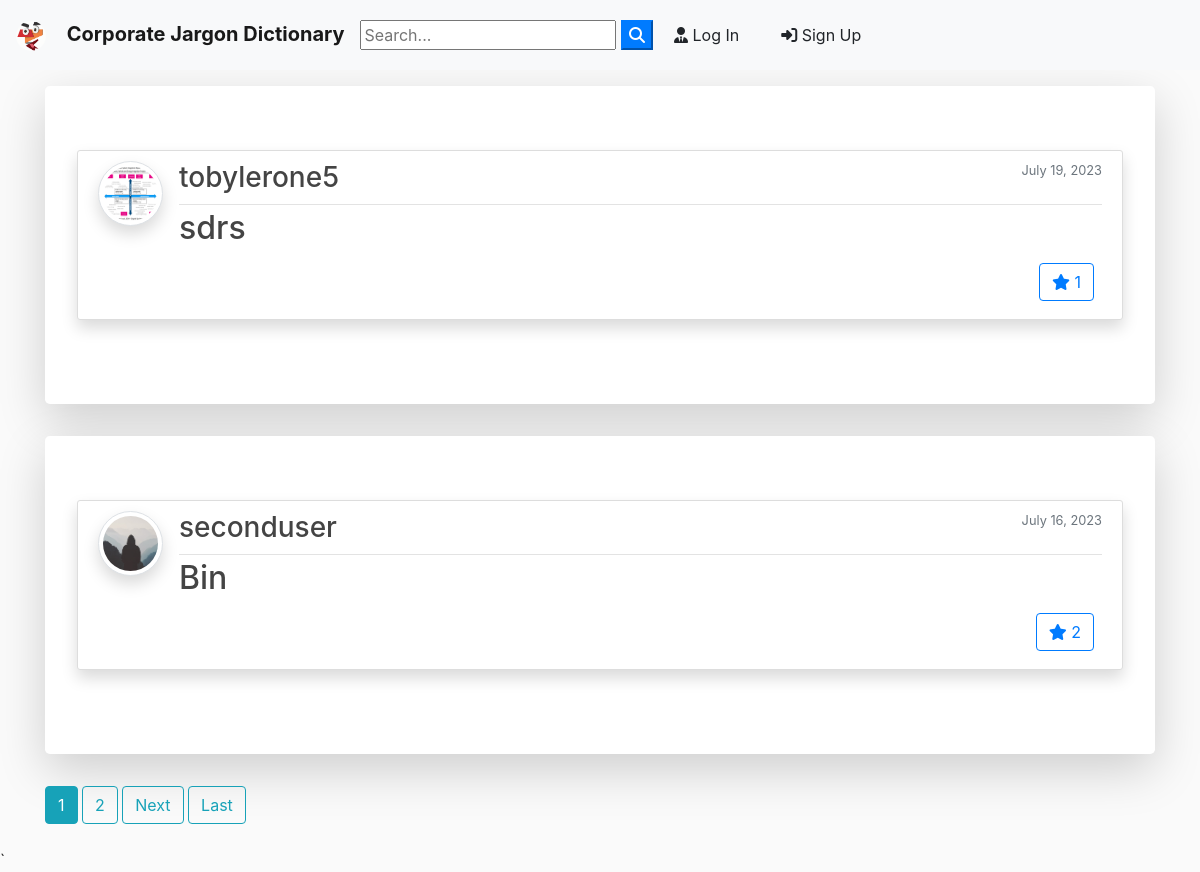
Before: / with the older database file.
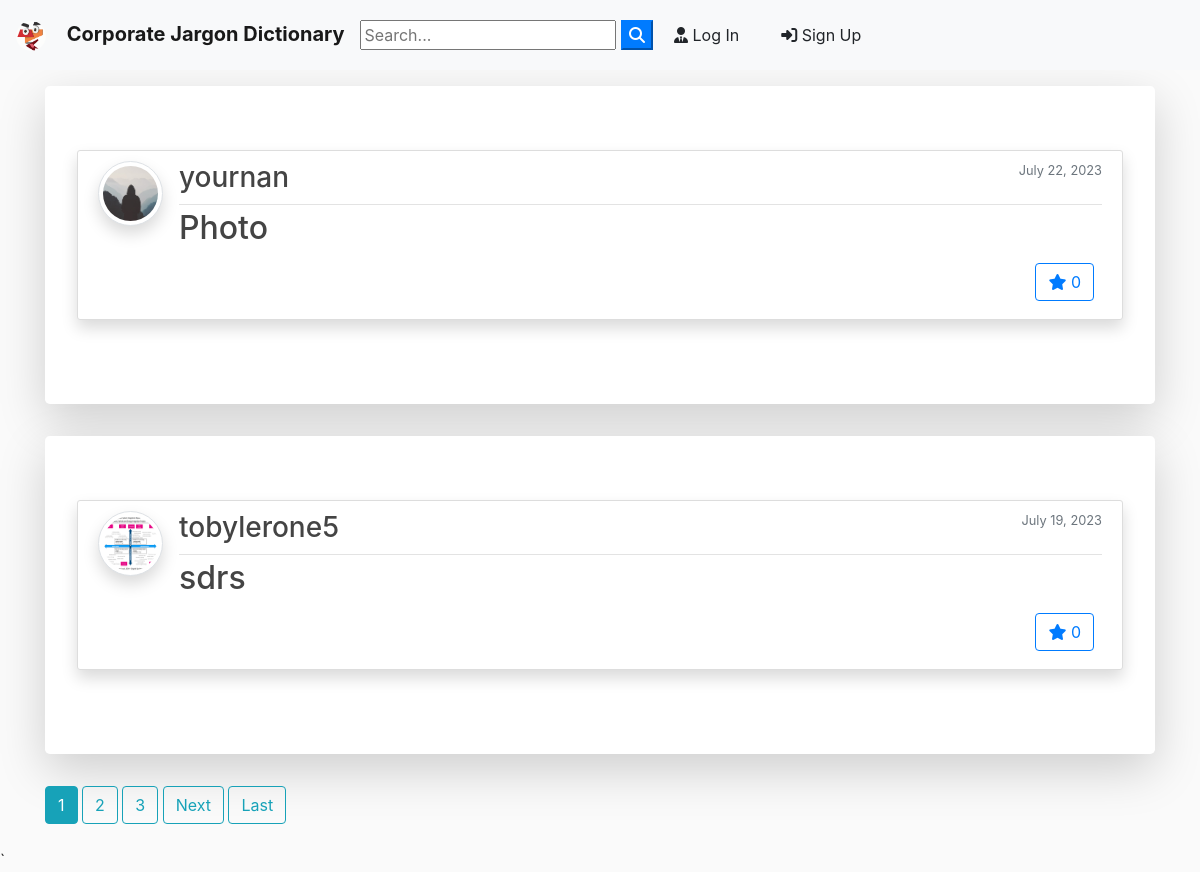
After: the same page with the newer database file.
### blog/models.py (models this page shows, shortened)
class Definition(models.Model):
	word = models.CharField(max_length=100)
	description = models.TextField()
	date_posted = models.DateTimeField(default=timezone.now)
	author = models.ForeignKey(User, on_delete=models.CASCADE)
	likes = models.ManyToManyField(User, related_name='definitions')
	def total_likes(self):
		return self.likes.count()

### users/models.py (models this page shows, shortened)
class Profile(models.Model):
    user = models.OneToOneField(User, on_delete=models.CASCADE)
    image = models.ImageField(default='default.jpg', upload_to='profile_pics')

### blog/views.py (the view)
# urls.py: path('', DefinitionListView.as_view(), name='blog-home'),
class DefinitionListView(ListView):
    model = Definition
    template_name = 'blog/home.html'  # <app>/<model>_<viewtype>.html
    context_object_name = 'definitions'
    ordering = ['-date_posted']
    paginate_by = 2

### blog/templates/blog/home.html (shortened to what this page needs)
{% extends "blog/base.html" %}
{% block content %}
    {% for definition in definitions %}
    <div class="jumbotron mt-3 bg-white shadow-lg">
    <article class="media content-section shadow">
      <a href="{{ definition.author.profile.image.url }} " target="_blank"> <img src="{{ definition.author.profile.image.url }}  " alt="" class="article-img rounded-circle img-thumbnail img-fluid shadow">
      </a>
      <div class="media-body">
        <div class="article-metadata d-flex justify-content-between">
          <a class="mr-2 " href="{% url 'user-definitions' definition.author.username  %}"><h3>{{ definition.author }}</h3></a>
            <small class="text-muted">{{ definition.date_posted|date:"F d, Y" }}</small>
        </div>
        <h2><a class="article-title text-justify " href="{% url 'definition-detail' definition.id %}">{{ definition.word }}</a></h2>
        <div class="d-flex justify-content-between">
        <div class="form-group mt-0 pt-0  m-2">
          {% if definition.author != user %}
          <form class="like-form" action="{% url 'definition-like' definition.pk %}" method="POST">
            {% if user in definition.likes.all %}
            <button type="submit" class="btn btn-primary btn-d">
              <i class="fas fa-star"></i>
                <span class="like-count">{{ definition.total_likes }}</span>
            </button>
            {% else %}
            <button type="submit" class="btn btn-outline-primary btn-d">
            <i class="fas fa-star"></i>
                <span class="like-count">{{ definition.total_likes }}</span>
            </button>
            {% endif %}
          </form>
          {% endif %}
      </div>
    </article>
    </div>
  {% endfor %}
  {% if is_paginated %}
    {% for num in page_obj.paginator.page_range %}
      {% if page_obj.number == num %}
        <a class="btn btn-info mb-4" href="?page={{ num }}">{{ num }}</a>
      {% elif num > page_obj.number|add:'-3' and num < page_obj.number|add:'3' %}
        <a class="btn btn-outline-info mb-4" href="?page={{ num }}">{{ num }}</a>
      {% endif %}
    {% endfor %}
    {% if page_obj.has_next %}
      <a class="btn btn-outline-info mb-4" href="?page={{ page_obj.next_page_number }}">Next</a>
      <a class="btn btn-outline-info mb-4" href="?page={{ page_obj.paginator.num_pages }}">Last</a>
    {% endif %}
  {% endif %}
{% endblock content %}

### blog/templates/blog/base.html (shortened to what this page needs)
{% load static %}
<!doctype html>
<html lang="en">
  <head>
    <link rel="stylesheet" href="https://stackpath.bootstrapcdn.com/bootstrap/4.3.1/css/bootstrap.min.css">
    <link rel="stylesheet" href="https://use.fontawesome.com/releases/v6.4.0/css/all.css" >
    <link rel="stylesheet" href="{% static 'blog/main.css' %}">
</head>
  <body>
        <nav class="navbar navbar-expand-lg navbar-light bg-light">
                <a class="navbar-brand font-weight-bold" href="{% url 'blog-home' %}">
                  <img class="rounded-circle site-logo" src="{{ MEDIA_URL }}/branding/langdaddy.png">
                  Corporate Jargon Dictionary
                </a>
                <div class="collapse navbar-collapse" id="navbarSupportedContent">
                  <form id="searchform" action="{% url 'search' %}" method="get">
                    <input type="text" name="q" type="text" value="{{ request.GET.q }}" placeholder="Search..." />
                    <button type="button" onclick="searchform.submit()" class=" text-black my-color btn-primary"><i class="fa fa-search"></i></button>
                  </form>
                    {% if user.is_authenticated %}
                    <a href="{% url 'user-definitions' user %}" class="btn text-black m-2"><i class="fas fa-user-shield"></i> My Definitions</a>
                    <a href="{% url 'definition-create' %} " class="btn text-black m-2"><i class="fas fa-pen"></i> New Definition</a>
                    <a href="{% url 'profile' %} " class="btn text-black m-2"><i class="fas fa-user"></i> {{ user.username }}</a>
                    <a title="Log out" href="{% url 'logout' %} " class="btn text-black m-2"><i class="fas fa-sign-out-alt"></i></a>
                    {% else %}
                    <a href="{% url 'login' %} " class="btn text-black m-2"><i class="fas fa-user-tie"></i> Log In</a>
                    <a href="{% url 'register' %} " class="btn text-black m-2"> <i class="fas fa-sign-in-alt"></i> Sign Up</a>
                    {% endif %}
                </div>
              </nav>
      <div class="container my-bg">
    {% block content %}
    {% endblock  %}
</div>`
  </body>
</html>

### blog/static/blog/main.css (style rules this page uses)
body { background: #fafafa; color: #333333; margin-top: 0; }
h1, h2, h3, h4, h5, h6 { color: #444444; }
.site-logo { height: 30px; width: 30px; margin-right: 16px; }
.content-section { background: #ffffff; padding: 10px 20px; border: 1px solid #dddddd; border-radius: 3px; margin-bottom: 20px; }
.article-title { color: #444444; }
.article-img { height: 65px; width: 65px; margin-right: 16px; }
.article-metadata { padding-bottom: 1px; margin-bottom: 4px; border-bottom: 1px solid #e3e3e3 }

Changed rows visible on the page:
no longer on this page (row unchanged): Definition: author.profile.image (placeholder picture), author "seconduser", date_posted "July 16, 2023", word "Bin", total_likes "2"
added Definition: author.profile.image (placeholder picture), author "yournan", date_posted "July 22, 2023", word "Photo", total_likes "0"
computed for Definition "sdrs": total_likes "1" → "0"
Other visible differences:
new list line: "3"
